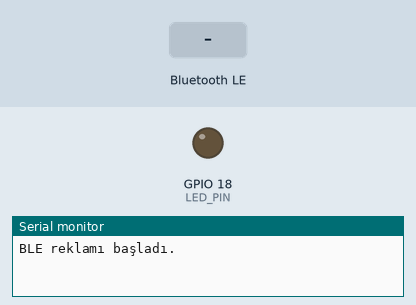
This sketch was run on a simulated ESP32. Parts: output pins drawn as LEDs (lit = HIGH), the last lines printed to the serial monitor. Inputs (shaded band) come from the test bench. Nothing arrives over Bluetooth unless stated; a phone connects over Bluetooth LE 3 s after start.

Above: at 1.2 s.
1.3 s: Bluetooth LE write "1" received
At 1.6 s:
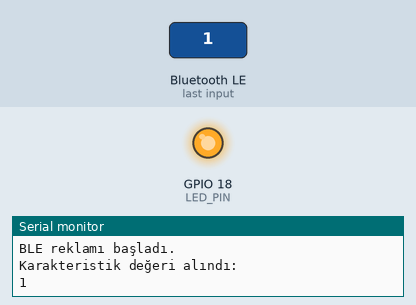
2.8 s: Bluetooth LE write "0" received
At 3.9 s:
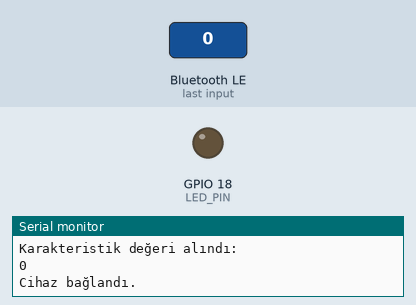
Timing chart, 0 to 5.8 s (numbered marks = the images above; inputs shaded):
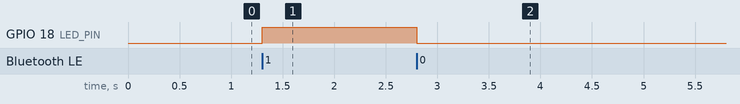

The sketch:

BLEp_n_control.ino
```cpp
#include <BLEDevice.h>
#include <BLEUtils.h>
#include <BLEScan.h>
#include <BLEAdvertisedDevice.h>

#include <BLEServer.h>

#define SERVICE_UUID        "4fafc201-1fb5-459e-8fcc-c5c9c331914b"
#define CHARACTERISTIC_UUID "beb5483e-36e1-4688-b7f5-ea07361b26a8"
#define LED_PIN             18

BLECharacteristic *pCharacteristic;
bool ledState = false;

class MyServerCallbacks : public BLEServerCallbacks {
  void onConnect(BLEServer* pServer) {
    Serial.println("Cihaz bağlandı.");
  }

  void onDisconnect(BLEServer* pServer) {
    Serial.println("Cihaz bağlantısı kesildi.");
  }
};

class MyCallbacks : public BLECharacteristicCallbacks {
  void onWrite(BLECharacteristic *pCharacteristic) {
    std::string value = pCharacteristic->getValue(); // value değişkenini tanımladık

    if (value.length() > 0) {
      Serial.println("Karakteristik değeri alındı: ");
      for (int i = 0; i < value.length(); i++) {
        Serial.print(value[i]);
      }
      Serial.println();

      if (value[0] == '1') {
        digitalWrite(LED_PIN, HIGH);
        ledState = true;
        pCharacteristic->setValue("ON");
      } else {
        digitalWrite(LED_PIN, LOW);
        ledState = false;
        pCharacteristic->setValue("OFF");
      }
      pCharacteristic->notify();
    }
  }
};

void setup() {
  Serial.begin(115200);

  pinMode(LED_PIN, OUTPUT);
  digitalWrite(LED_PIN, LOW);

  BLEDevice::init("ESP32 LED Kontrol");

  BLEServer *pServer = BLEDevice::createServer();
  pServer->setCallbacks(new MyServerCallbacks());

  BLEService *pService = pServer->createService(SERVICE_UUID);

  pCharacteristic = pService->createCharacteristic(
                      CHARACTERISTIC_UUID,
                      BLECharacteristic::PROPERTY_READ | BLECharacteristic::PROPERTY_WRITE | BLECharacteristic::PROPERTY_NOTIFY
                    );

  pCharacteristic->setCallbacks(new MyCallbacks());

  pService->start();

  BLEAdvertising *pAdvertising = pServer->getAdvertising();
  pAdvertising->start();
  Serial.println("BLE reklamı başladı.");
}

void loop() {
  delay(100);
}
```

Measured:
- after the input at 1.3 s, GPIO 18 (LED_PIN): LOW → HIGH at once
- after the input at 2.8 s, GPIO 18 (LED_PIN): HIGH → LOW at once
